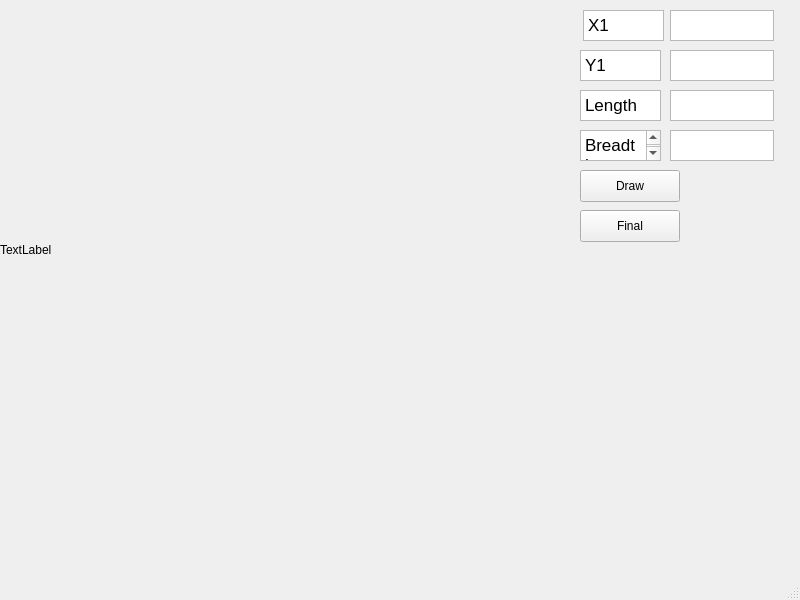
<?xml version="1.0" encoding="UTF-8"?>
<ui version="4.0">
 <class>anshAssignment1</class>
 <widget class="QMainWindow" name="anshAssignment1">
  <property name="geometry">
   <rect>
    <x>0</x>
    <y>0</y>
    <width>800</width>
    <height>600</height>
   </rect>
  </property>
  <property name="windowTitle">
   <string>anshAssignment1</string>
  </property>
  <widget class="QWidget" name="centralwidget">
   <widget class="QLabel" name="label">
    <property name="geometry">
     <rect>
      <x>0</x>
      <y>0</y>
      <width>500</width>
      <height>500</height>
     </rect>
    </property>
    <property name="text">
     <string>TextLabel</string>
    </property>
   </widget>
   <widget class="QTextEdit" name="textEdit">
    <property name="geometry">
     <rect>
      <x>583</x>
      <y>10</y>
      <width>81</width>
      <height>31</height>
     </rect>
    </property>
    <property name="html">
     <string>&lt;!DOCTYPE HTML PUBLIC &quot;-//W3C//DTD HTML 4.0//EN&quot; &quot;http://www.w3.org/TR/REC-html40/strict.dtd&quot;&gt;
&lt;html&gt;&lt;head&gt;&lt;meta name=&quot;qrichtext&quot; content=&quot;1&quot; /&gt;&lt;meta charset=&quot;utf-8&quot; /&gt;&lt;style type=&quot;text/css&quot;&gt;
p, li { white-space: pre-wrap; }
hr { height: 1px; border-width: 0; }
li.unchecked::marker { content: &quot;\2610&quot;; }
li.checked::marker { content: &quot;\2612&quot;; }
&lt;/style&gt;&lt;/head&gt;&lt;body style=&quot; font-family:'.AppleSystemUIFont'; font-size:13pt; font-weight:400; font-style:normal;&quot;&gt;
&lt;p style=&quot; margin-top:0px; margin-bottom:0px; margin-left:0px; margin-right:0px; -qt-block-indent:0; text-indent:0px;&quot;&gt;X1&lt;/p&gt;&lt;/body&gt;&lt;/html&gt;</string>
    </property>
   </widget>
   <widget class="QTextEdit" name="textEdit_2">
    <property name="geometry">
     <rect>
      <x>580</x>
      <y>50</y>
      <width>81</width>
      <height>31</height>
     </rect>
    </property>
    <property name="html">
     <string>&lt;!DOCTYPE HTML PUBLIC &quot;-//W3C//DTD HTML 4.0//EN&quot; &quot;http://www.w3.org/TR/REC-html40/strict.dtd&quot;&gt;
&lt;html&gt;&lt;head&gt;&lt;meta name=&quot;qrichtext&quot; content=&quot;1&quot; /&gt;&lt;meta charset=&quot;utf-8&quot; /&gt;&lt;style type=&quot;text/css&quot;&gt;
p, li { white-space: pre-wrap; }
hr { height: 1px; border-width: 0; }
li.unchecked::marker { content: &quot;\2610&quot;; }
li.checked::marker { content: &quot;\2612&quot;; }
&lt;/style&gt;&lt;/head&gt;&lt;body style=&quot; font-family:'.AppleSystemUIFont'; font-size:13pt; font-weight:400; font-style:normal;&quot;&gt;
&lt;p style=&quot; margin-top:0px; margin-bottom:0px; margin-left:0px; margin-right:0px; -qt-block-indent:0; text-indent:0px;&quot;&gt;Y1&lt;/p&gt;&lt;/body&gt;&lt;/html&gt;</string>
    </property>
   </widget>
   <widget class="QTextEdit" name="textEdit_3">
    <property name="geometry">
     <rect>
      <x>580</x>
      <y>90</y>
      <width>81</width>
      <height>31</height>
     </rect>
    </property>
    <property name="html">
     <string>&lt;!DOCTYPE HTML PUBLIC &quot;-//W3C//DTD HTML 4.0//EN&quot; &quot;http://www.w3.org/TR/REC-html40/strict.dtd&quot;&gt;
&lt;html&gt;&lt;head&gt;&lt;meta name=&quot;qrichtext&quot; content=&quot;1&quot; /&gt;&lt;meta charset=&quot;utf-8&quot; /&gt;&lt;style type=&quot;text/css&quot;&gt;
p, li { white-space: pre-wrap; }
hr { height: 1px; border-width: 0; }
li.unchecked::marker { content: &quot;\2610&quot;; }
li.checked::marker { content: &quot;\2612&quot;; }
&lt;/style&gt;&lt;/head&gt;&lt;body style=&quot; font-family:'.AppleSystemUIFont'; font-size:13pt; font-weight:400; font-style:normal;&quot;&gt;
&lt;p style=&quot; margin-top:0px; margin-bottom:0px; margin-left:0px; margin-right:0px; -qt-block-indent:0; text-indent:0px;&quot;&gt;Length&lt;/p&gt;&lt;/body&gt;&lt;/html&gt;</string>
    </property>
   </widget>
   <widget class="QTextEdit" name="textEdit_4">
    <property name="geometry">
     <rect>
      <x>580</x>
      <y>130</y>
      <width>81</width>
      <height>31</height>
     </rect>
    </property>
    <property name="html">
     <string>&lt;!DOCTYPE HTML PUBLIC &quot;-//W3C//DTD HTML 4.0//EN&quot; &quot;http://www.w3.org/TR/REC-html40/strict.dtd&quot;&gt;
&lt;html&gt;&lt;head&gt;&lt;meta name=&quot;qrichtext&quot; content=&quot;1&quot; /&gt;&lt;meta charset=&quot;utf-8&quot; /&gt;&lt;style type=&quot;text/css&quot;&gt;
p, li { white-space: pre-wrap; }
hr { height: 1px; border-width: 0; }
li.unchecked::marker { content: &quot;\2610&quot;; }
li.checked::marker { content: &quot;\2612&quot;; }
&lt;/style&gt;&lt;/head&gt;&lt;body style=&quot; font-family:'.AppleSystemUIFont'; font-size:13pt; font-weight:400; font-style:normal;&quot;&gt;
&lt;p style=&quot; margin-top:0px; margin-bottom:0px; margin-left:0px; margin-right:0px; -qt-block-indent:0; text-indent:0px;&quot;&gt;Breadth&lt;/p&gt;
&lt;p style=&quot;-qt-paragraph-type:empty; margin-top:0px; margin-bottom:0px; margin-left:0px; margin-right:0px; -qt-block-indent:0; text-indent:0px;&quot;&gt;&lt;br /&gt;&lt;/p&gt;&lt;/body&gt;&lt;/html&gt;</string>
    </property>
   </widget>
   <widget class="QPlainTextEdit" name="plainTextEdit">
    <property name="geometry">
     <rect>
      <x>670</x>
      <y>10</y>
      <width>104</width>
      <height>31</height>
     </rect>
    </property>
   </widget>
   <widget class="QPlainTextEdit" name="plainTextEdit_2">
    <property name="geometry">
     <rect>
      <x>670</x>
      <y>50</y>
      <width>104</width>
      <height>31</height>
     </rect>
    </property>
   </widget>
   <widget class="QPlainTextEdit" name="plainTextEdit_3">
    <property name="geometry">
     <rect>
      <x>670</x>
      <y>90</y>
      <width>104</width>
      <height>31</height>
     </rect>
    </property>
   </widget>
   <widget class="QPlainTextEdit" name="plainTextEdit_4">
    <property name="geometry">
     <rect>
      <x>670</x>
      <y>130</y>
      <width>104</width>
      <height>31</height>
     </rect>
    </property>
   </widget>
   <widget class="QPushButton" name="pushButton">
    <property name="geometry">
     <rect>
      <x>580</x>
      <y>170</y>
      <width>100</width>
      <height>32</height>
     </rect>
    </property>
    <property name="text">
     <string>Draw</string>
    </property>
   </widget>
   <widget class="QPushButton" name="pushButton_2">
    <property name="geometry">
     <rect>
      <x>580</x>
      <y>210</y>
      <width>100</width>
      <height>32</height>
     </rect>
    </property>
    <property name="text">
     <string>Final</string>
    </property>
   </widget>
  </widget>
  <widget class="QMenuBar" name="menubar">
   <property name="geometry">
    <rect>
     <x>0</x>
     <y>0</y>
     <width>800</width>
     <height>22</height>
    </rect>
   </property>
  </widget>
  <widget class="QStatusBar" name="statusbar"/>
 </widget>
 <resources/>
 <connections/>
</ui>
